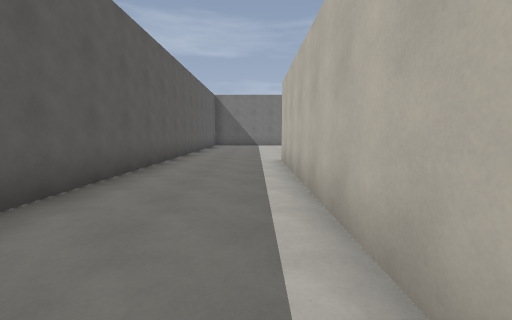
view 1 (above)

24 first-person views from a walk through a Godot game level. The camera is 1.5 m above the floor, tilts 6° down and sees 90° across. The floor is counted in squares, 2 m on a side. Each view is taken from the middle of a square. On the plan, view 1 faces up. The plan holds only what a view shows up to about 9 squares ahead; the rest is blank.

view 2
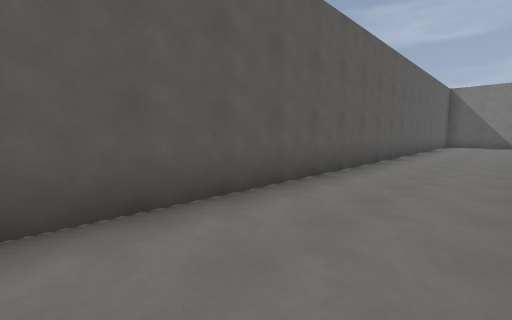

view 3
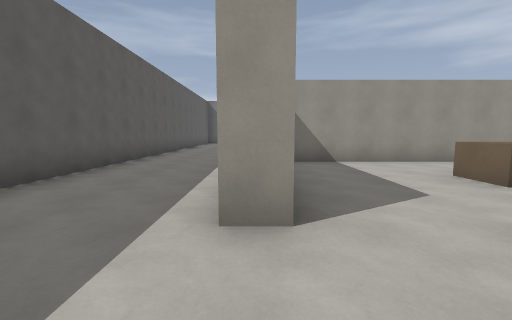

view 4
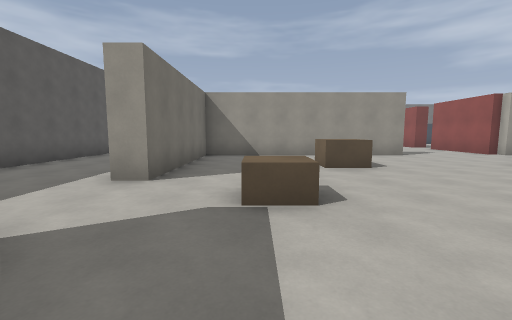

view 5
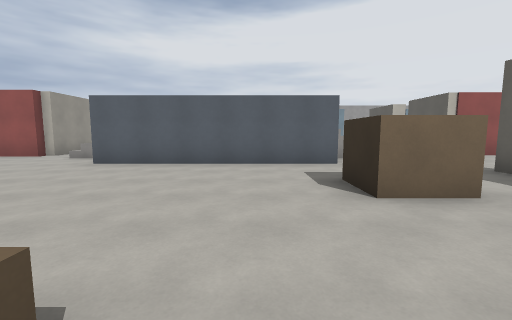

view 6
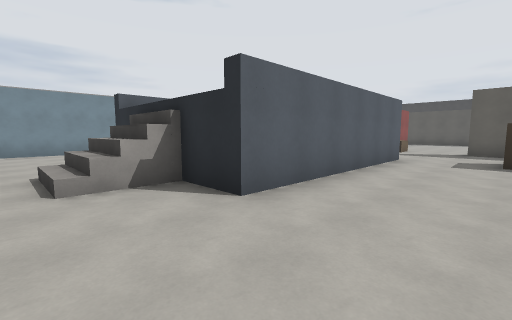

view 7
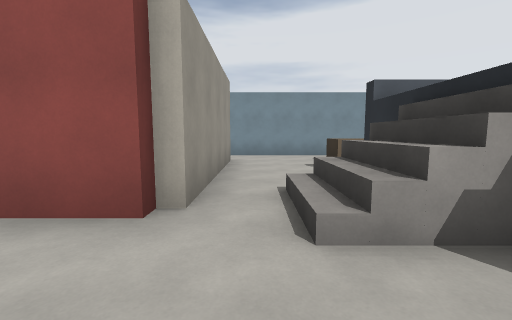

view 8
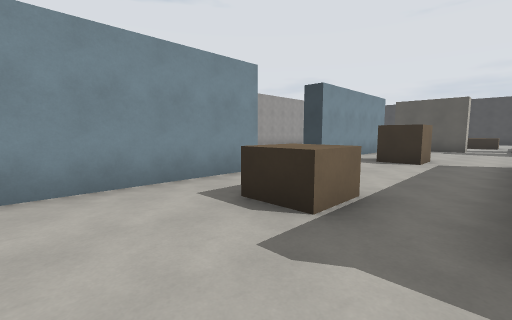

view 9
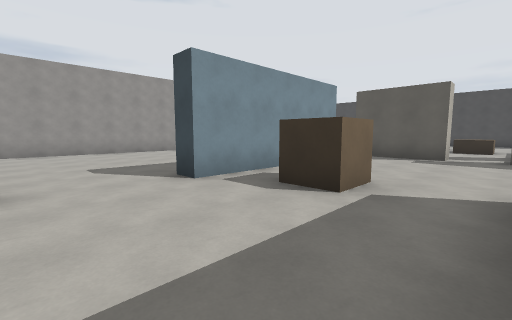

view 10
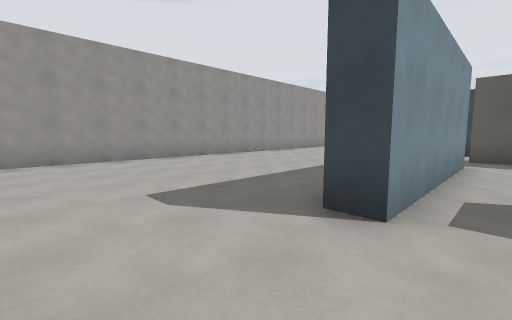

view 11
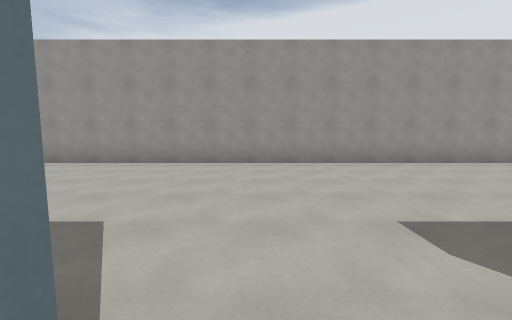

view 12
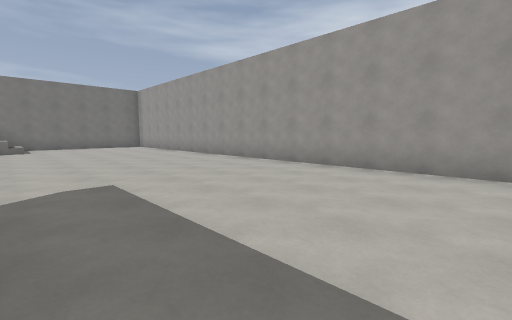

view 13
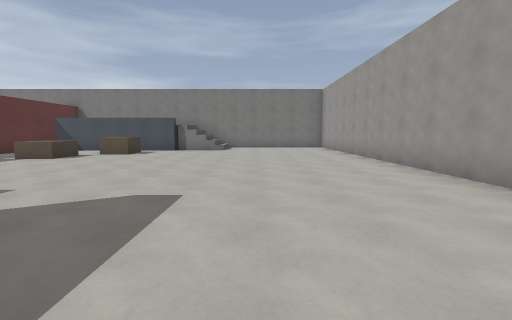

view 14
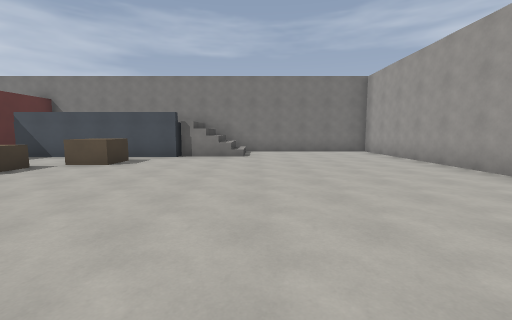

view 15
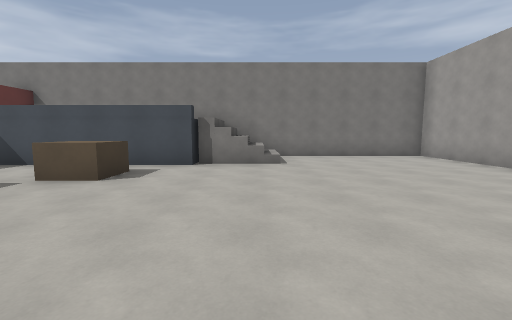

view 16
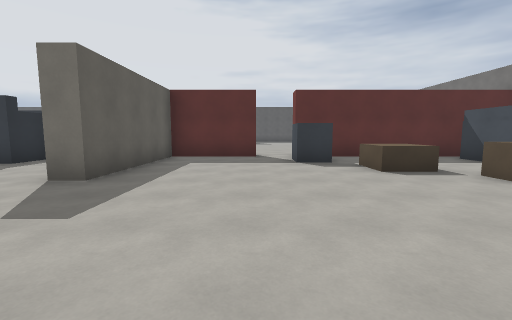

view 17
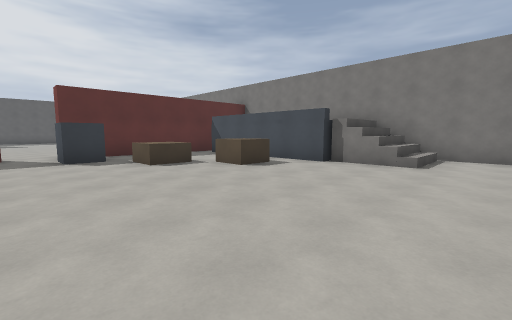

view 18
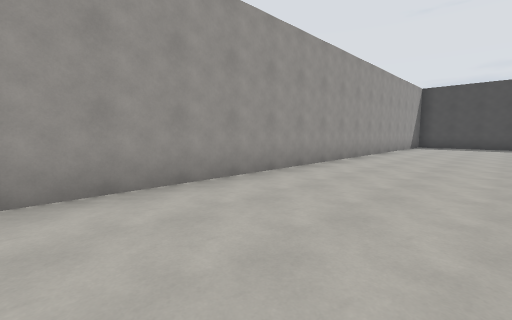

view 19
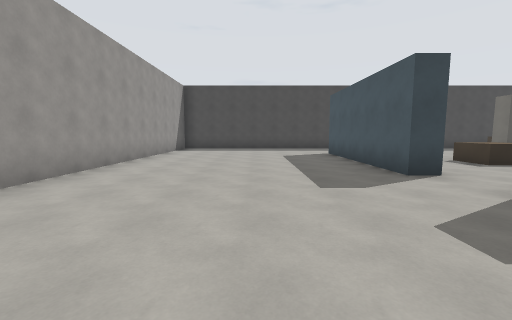

view 20
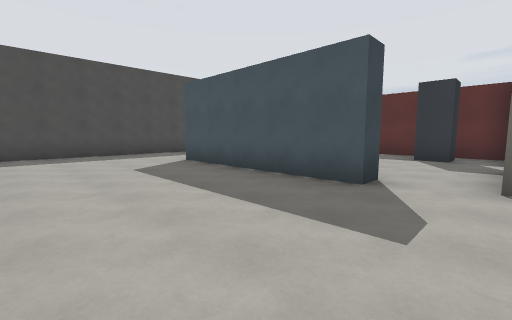

view 21
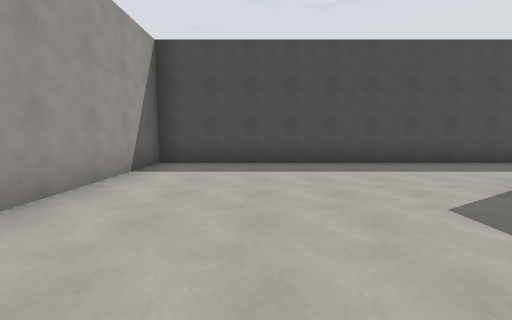

view 22
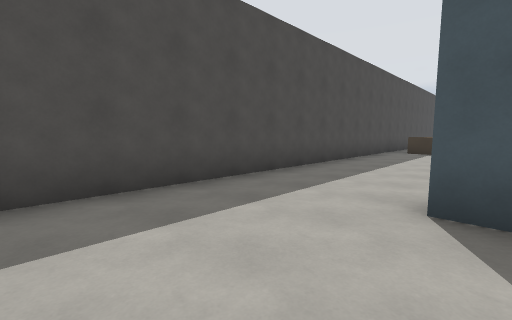

view 23
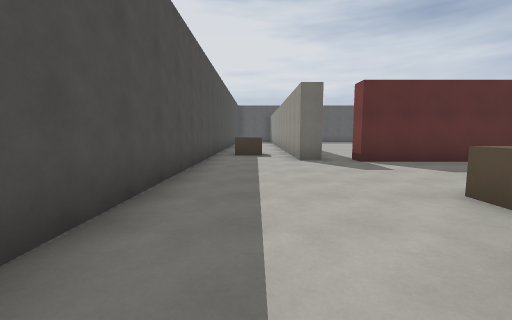

view 24
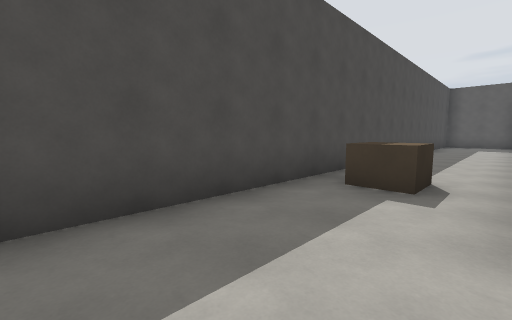

### Floor plan
Points are (right, up) in squares from view 1. A wall is a line through its corners. A room is listed if a view was taken in it or the views show most of it. See-through windows are left out.
Room 1 (views 1, 6, 7)
walls: (-2.4, 9.4) (-2.4, -1.1); (8, 3.7) (6.5, 3.7); (0.7, 0.6) (0.7, 7); (11.6, 4) (11.2, 4) (11.2, 5.2)
ways out: opening at (-1, -1) to room 2; opening at (8.5, 2.3) to room 2; opening at (12, 8) to room 3
Room 2 (views 2, 3, 4, 5, 8, 9, 10)
walls: (7.1, -7.7) (8, -7.7); (9.2, -5.1) (9.2, -3.9); (9.2, -0.1) (9.2, 1) (9.8, 1); (11.7, -11.2) (11.7, -10.8); (10.6, 1) (10.6, 2); (15.2, -9.5) (16.4, -9.5); (6.5, 3.7) (1.3, 3.7) (1.3, -1) (0.6, -1); (17.7, -7.9) (17.7, -3.3); (17.7, -0.8) (17.7, 3.9); (15.8, 3.7) (11.5, 3.7)
low walls: (13.4, 0) (13.4, 1)
ways out: opening at (-1, -1) to room 1; opening at (8.5, 2.3) to room 1; opening at (15, -10) to room 3; opening at (16.5, 4) to room 3; opening at (17.5, -8.5) to room 3; opening at (18, -2) to room 3
objects: crate (3, -2); crate (5, 1); crate (6, -5) to (7, -5); crate (16, -5) to (16, -4); crate (16, 0) to (16, 1)
Room 3 (views 11, 12, 13, 14, 15, 16, 17, 18, 19, 20, 21, 22, 23, 24)
walls: (17.7, -3.3) (18.4, -3.3); (16.4, -9.5) (17.8, -9.5); (15.2, -10.1) (15.2, -9.5); (17.6, -11.5) (18.3, -11.5) (18.3, -16.5); (12.3, -10) (12.3, -15.2) (11.6, -15.2); (13.9, -11.1) (13.9, -12); (11.8, 7.1) (11.8, 4.3) (16, 4.3) (16, 3.6); (12, -16.1) (12, -16.8) (9.9, -16.8); (17.6, 13) (12.5, 13); (11.8, 13.8) (11.8, 9.4); (3.6, -19.4) (24.4, -19.4) (24.4, 15.5) (15.4, 15.5)
ways out: opening at (12, 8) to room 1; opening at (15, -10) to room 2; opening at (16.5, 4) to room 2; opening at (17.5, -8.5) to room 2; opening at (18, -2) to room 2
objects: crate (10, -18); crate (13, 8) to (13, 9); crate (14, 10) to (15, 11); crate (15, -14) to (15, -13); crate (16, -15) to (17, -15); crate (16, 11) to (16, 12)

Where each view was taken, in squares from view 1:
view 1: 0 up, 0 right, facing up
view 2: 1 down, 0 right, facing up-left
view 3: 3 down, 1 right, facing up
view 4: 5 down, 3 right, facing up
view 5: 3 down, 3 right, facing right
view 6: 3 up, 7 right, facing down-right
view 7: 3 up, 9 right, facing right
view 8: 3 up, 14 right, facing down-right
view 9: 1 down, 14 right, facing down-right
view 10: 1 down, 17 right, facing down-right
view 11: 1 down, 18 right, facing right
view 12: 1 up, 19 right, facing up-right
view 13: 2 up, 21 right, facing up
view 14: 5 up, 20 right, facing up
view 15: 7 up, 19 right, facing up
view 16: 7 up, 20 right, facing left
view 17: 7 up, 21 right, facing up-left
view 18: 4 down, 21 right, facing down-right
view 19: 7 down, 21 right, facing down
view 20: 10 down, 22 right, facing down-left
view 21: 13 down, 22 right, facing down
view 22: 16 down, 21 right, facing down-left
view 23: 18 down, 19 right, facing left
view 24: 17 down, 14 right, facing down-left
